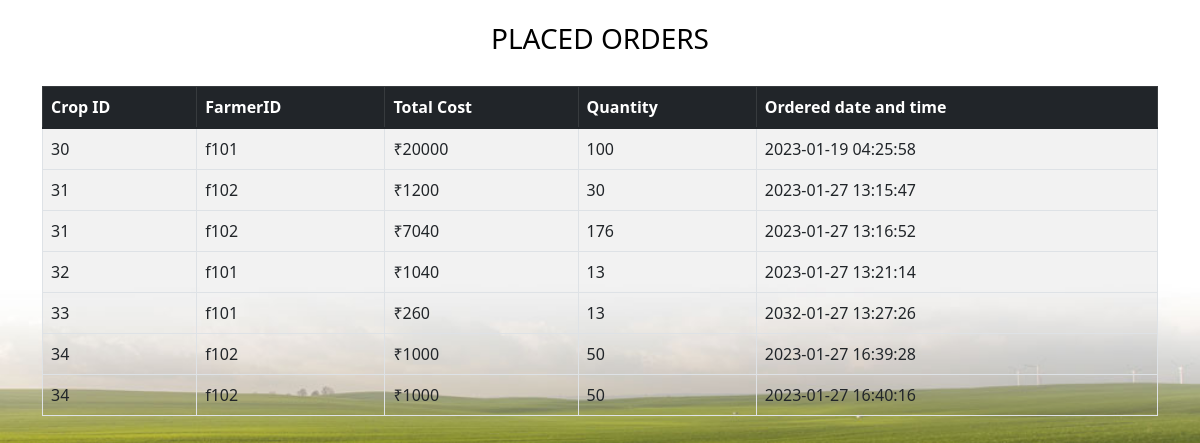
/customercroporders.php (signed in), run on the app's committed database.
### tables this page shows
CREATE TABLE `crop_orders` (
  `crop_id` int(4) NOT NULL,
  `customer_id` varchar(100) NOT NULL,
  `farmer_id` varchar(200) NOT NULL,
  `total_cost` double NOT NULL,
  `quantity` int(11) NOT NULL,
  `dateandtime` timestamp NOT NULL DEFAULT current_timestamp() ON UPDATE current_timestamp()
);

### customercroporders.php (the view, shortened to what this page needs)
<!DOCTYPE html>
<html lang="en">
<head>
    <link href="https://cdn.jsdelivr.net/npm/bootstrap@5.1.3/dist/css/bootstrap.min.css" rel="stylesheet">
</head>
<body style="background: url('images/img1.jpg');
background-repeat: no-repeat;
background-size: 100%;
background-attachment: fixed;">
<div class="container">
<div class="tablename">
    <h3 style="color:black;text-align:center;padding:2%;text-transform:uppercase;">placed orders</h3>
</div>
<table class="table table-bordered table-striped">
  <thead class="table-dark">
<tr>
 <th>Crop ID</th>
 <th>FarmerID</th>
 <th>Total Cost</th>
 <th>Quantity</th>
 <th>Ordered date and time</th>
 </tr>
 </thead>
<?php
$con=mysqli_connect('localhost','root','');
mysqli_select_db($con,'agromap');
$user_id=$_SESSION['userid'];
$query="SELECT o.crop_id,o.farmer_id,o.total_cost,o.quantity,o.dateandtime from crop_orders o where o.customer_id='$user_id'";
$result=$con->query($query);
if($result->num_rows>0)
{
  while($row=$result->fetch_assoc())
  {
    echo "<tr><td>".$row["crop_id"]."</td>
    <td>".$row["farmer_id"]."</td>
    <td>&#8377;".$row["total_cost"]."</td>
    <td>".$row["quantity"]."</td>
    <td>".$row["dateandtime"]."</td><tr>";
  }
  echo "</table>";
}
else{
  echo "<h2 align=center>No Orders to show<h2>";
}
?>
</div>
</body>
</html>

### data on the page
crop_orders: crop "30", farmer "f101", total_cost "20000", quantity "100", dateandtime "2023-01-19 04:25:58"
crop_orders: crop "31", farmer "f102", total_cost "1200", quantity "30", dateandtime "2023-01-27 13:15:47"
crop_orders: crop "31", farmer "f102", total_cost "7040", quantity "176", dateandtime "2023-01-27 13:16:52"
crop_orders: crop "32", farmer "f101", total_cost "1040", quantity "13", dateandtime "2023-01-27 13:21:14"
crop_orders: crop "33", farmer "f101", total_cost "260", quantity "13", dateandtime "2032-01-27 13:27:26"
crop_orders: crop "34", farmer "f102", total_cost "1000", quantity "50", dateandtime "2023-01-27 16:39:28"
crop_orders: crop "34", farmer "f102", total_cost "1000", quantity "50", dateandtime "2023-01-27 16:40:16"
